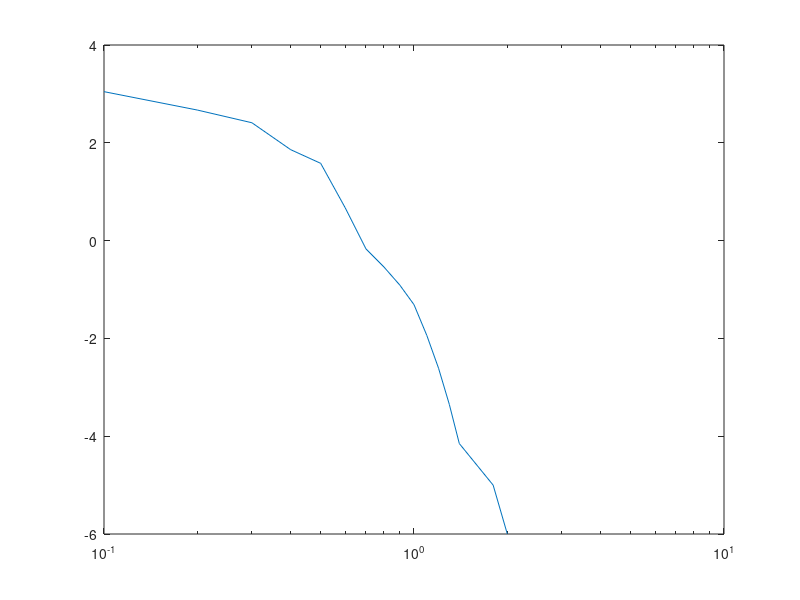

This chart was generated by the following MATLAB code: (Note: this script raises an error after producing the figure.)
%%lab4
out_in_db=[3.046, 2.67, 2.41, 1.86, 1.58, 0.67, -0.17, -0.54, -0.91, -1.31, -1.94, -2.61, -3.35, -4.15, -5, -6]
f_ou_in=[0.1, 0.2, 0.3, 0.4, 0.5, 0.6, 0.7, 0.8, 0.9, 1, 1.1, 1.2, 1.3, 1.4,1.8, 2]
semilogx(f_ou_in,out_in_db);
yline(-3+3.046)
title('Bode Diagram')
xlabel(['f'])
ylabel('|G(jw)|')
% phi=-1.*[3, 28, 40, 43.2,60.48,64.8,67.3,70,79.2,97.2];
% f_phi=[0.1, 0.4,  0.8, 1,  1.2, 1.5, 2.2,3,4,6];
% semilogx(f_phi,phi);
% yline(-45)
% title('Bode Diagram')
% xlabel(['f'])
% ylabel('<G(jw)')